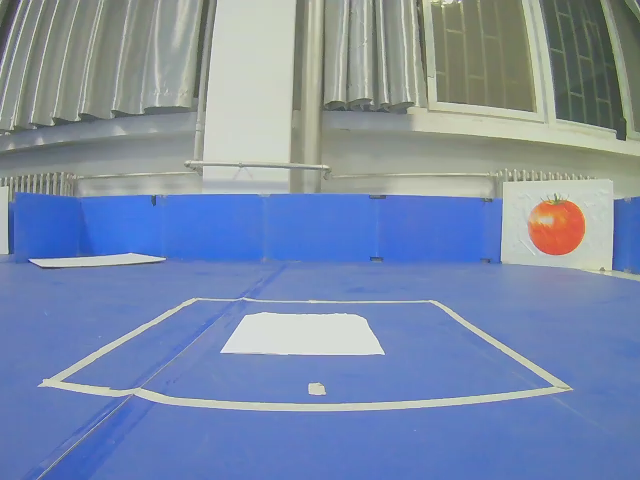
#> input picture my_try/image/bd_high.png, 640 x 480 px, given in place of 最后录制.mp4, which was not available
$ python show_gray_gaussian_canny_ipm_morphology_roi.py
#> lines starting #> are read from the running program, lines starting #| are printed output that depends on the picture; after the words box and inside, x2 and y2 are one past the last pixel; in counts of white or black regions, pixels touching at a corner belong together; pictures that were not available may be replaced by others from this repository, and a replacement may not be noted
import cv2
import numpy as np

# --- 参数配置区 ---
# 输入视频的路径 (请确保视频文件与此脚本在同一目录下, 或提供完整路径)
VIDEO_PATH = '/home/lby/CURSOR/follow_line/my_try/图像预处理/视频和图片/拉窗帘原始视频（平视）/最后录制.mp4'
# 高斯模糊参数
GAUSSIAN_KERNEL_SIZE = (5, 5)  # 高斯核大小
GAUSSIAN_SIGMA_X = 0  # 标准差，0表示根据核大小自动计算
# Canny边缘检测参数
CANNY_LOW_THRESHOLD = 50
CANNY_HIGH_THRESHOLD = 150
# 图像翻转参数
PERFORM_HORIZONTAL_FLIP = True  # 是否执行水平翻转
# 逆透视变换矩阵（从鸟瞰图坐标到原始图像坐标的映射）
INVERSE_PERSPECTIVE_MATRIX = np.array([
    [-3.365493,  2.608984, -357.317062],
    [-0.049261,  1.302389, -874.095796],
    [ 0.000029,  0.007556,   -4.205510]
], dtype=np.float32)
# 形态学操作的卷积核
DILATE_KERNEL = np.ones((15, 15), np.uint8)  # 较大的核用于膨胀，强力连接断点
ERODE_KERNEL = np.ones((7, 7), np.uint8)   # 较小的核用于腐蚀，精细去除噪点
# 在IPM鸟瞰图上进行分析的ROI区域参数
IPM_ROI_Y = 240  # ROI起始Y坐标
IPM_ROI_H = 240  # ROI高度
IPM_ROI_X = 0    # ROI起始X坐标
IPM_ROI_W = 640  # ROI宽度

# --- 可视化开关 ---
# 设置为 True 来显示对应的处理阶段窗口，设置为 False 来隐藏
SHOW_ORIGINAL = False
SHOW_GRAYSCALE = False
SHOW_GAUSSIAN = False
SHOW_CANNY = False
SHOW_IPM_RAW = False        # 显示原始的、未经形态学处理的鸟瞰图
SHOW_IPM_MORPHED = False     # 显示经过形态学处理后的完整鸟瞰图
SHOW_FINAL_ROI = True       # 显示最终用于分析的ROI区域

def process_video():
    """
    加载视频，将每一帧转换为灰度图，并同时显示原始帧和灰度帧
    """
    # 计算正向透视变换矩阵（从原始图像坐标到鸟瞰图坐标的映射）
    try:
        forward_perspective_matrix = np.linalg.inv(INVERSE_PERSPECTIVE_MATRIX)
    except np.linalg.LinAlgError:
        print("错误: 提供的矩阵是奇异矩阵, 无法求逆。请检查矩阵参数。")
        return

    # 打开视频文件
    cap = cv2.VideoCapture(VIDEO_PATH)
    if not cap.isOpened():
        print(f"错误: 无法打开视频文件 '{VIDEO_PATH}'")
        return

    # 获取视频的帧率(FPS)并计算帧间延迟
    fps = cap.get(cv2.CAP_PROP_FPS)
    if fps == 0:
        print("警告: 无法获取视频帧率, 将默认使用30 FPS。")
        fps = 30
    delay = int(1000 / fps)

    print("视频处理已启动... 按 'q' 键退出。")

    while True:
        # 读取一帧
        ret, frame = cap.read()
#> frame is the input picture: shape (480, 640, 3); mean B, G, R 169.2, 140.9, 124
        if not ret:
            print("视频播放结束。")
            break

        # 执行水平翻转（如果启用）
        if PERFORM_HORIZONTAL_FLIP:
            frame = cv2.flip(frame, 1)
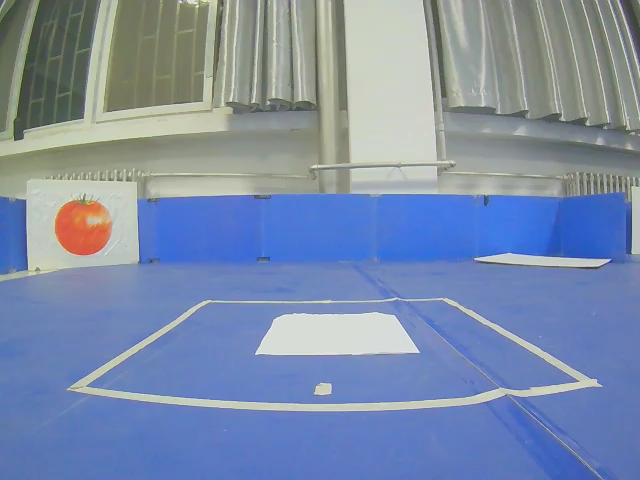
#> frame: shape (480, 640, 3); mean B, G, R 169.2, 140.9, 124

        # 将原始帧转换为灰度图
        gray_frame = cv2.cvtColor(frame, cv2.COLOR_BGR2GRAY)
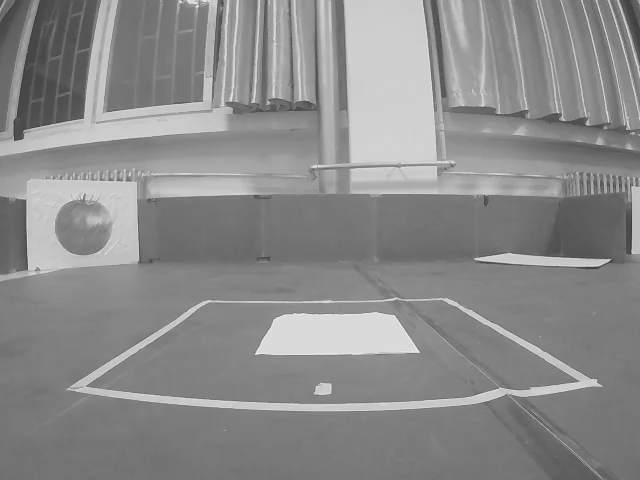
#> gray_frame: shape (480, 640); min 50, max 244, mean 139.1

        # 对灰度图应用高斯模糊
        blurred_frame = cv2.GaussianBlur(gray_frame, GAUSSIAN_KERNEL_SIZE, GAUSSIAN_SIGMA_X)

        # 应用Canny边缘检测
        canny_edges = cv2.Canny(blurred_frame, CANNY_LOW_THRESHOLD, CANNY_HIGH_THRESHOLD)
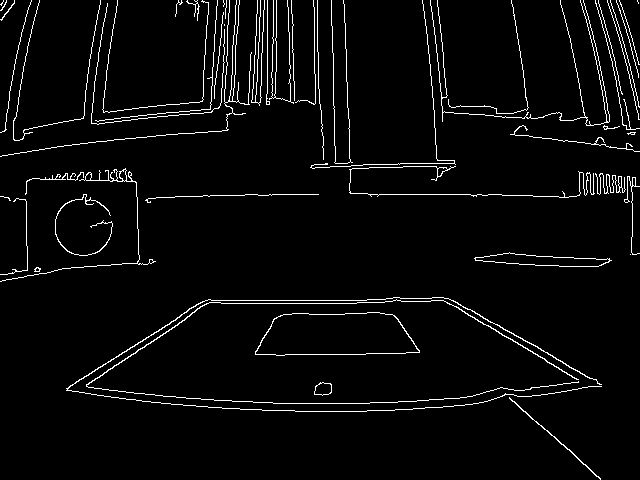
#> canny_edges: shape (480, 640); 3.7% white in thin lines or dots

        # 应用逆透视变换（使用正向变换矩阵生成鸟瞰图）
        height, width = frame.shape[:2]
#> height = 480; width = 640
        ipm_frame = cv2.warpPerspective(canny_edges, forward_perspective_matrix, (width, height))
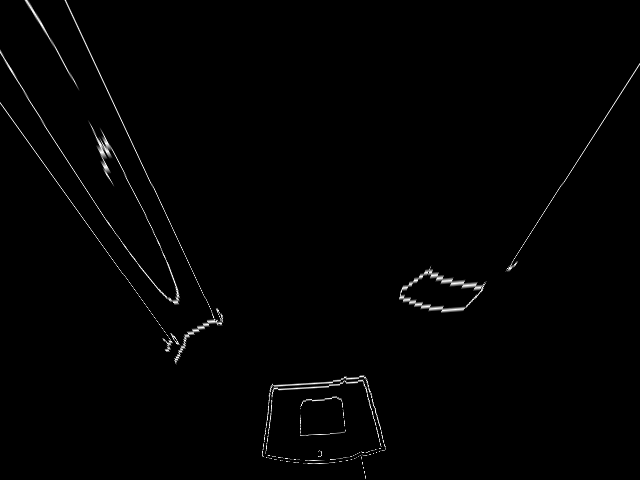
#> ipm_frame: shape (480, 640); min 0, max 255, mean 2.4

        # 对完整鸟瞰图应用形态学闭运算（先膨胀后腐蚀）
        dilated_frame = cv2.dilate(ipm_frame, DILATE_KERNEL)
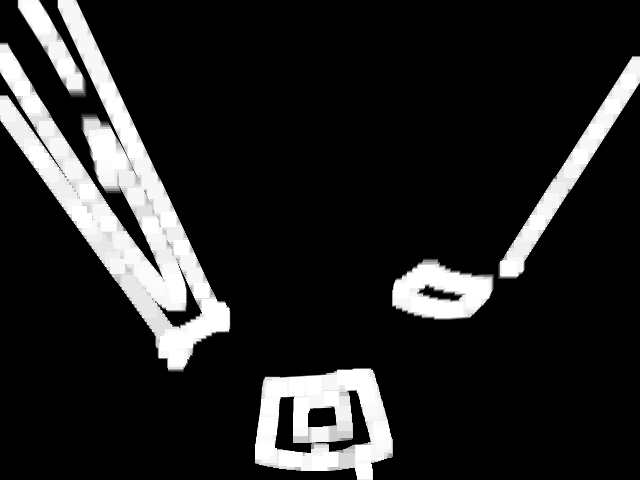
#> dilated_frame: shape (480, 640); min 0, max 255, mean 36.5
        morphed_full_ipm = cv2.erode(dilated_frame, ERODE_KERNEL)
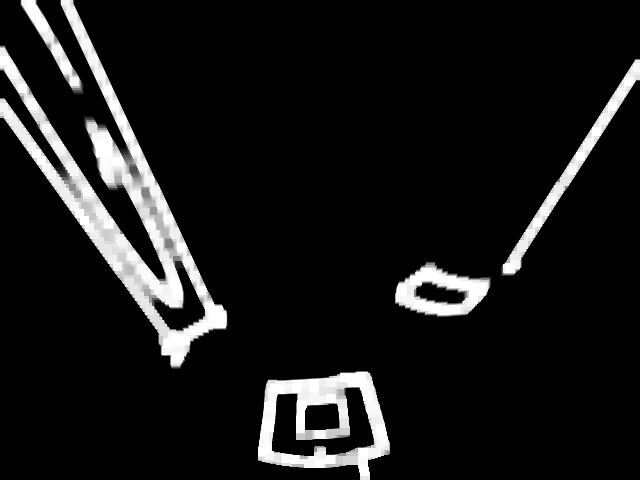
#> morphed_full_ipm: shape (480, 640); min 0, max 255, mean 23.8

        # 从处理后的鸟瞰图中截取ROI区域
        final_roi_frame = morphed_full_ipm[IPM_ROI_Y:IPM_ROI_Y + IPM_ROI_H, IPM_ROI_X:IPM_ROI_X + IPM_ROI_W]

        # 显示原始帧、灰度帧、高斯模糊后的帧、Canny边缘检测结果、原始鸟瞰图、形态学处理后的完整鸟瞰图和最终ROI
        if SHOW_ORIGINAL:
            cv2.imshow('Original Frame', frame)
        if SHOW_GRAYSCALE:
            cv2.imshow('Grayscale Frame', gray_frame)
        if SHOW_GAUSSIAN:
            cv2.imshow('Gaussian Blurred Frame', blurred_frame)
        if SHOW_CANNY:
            cv2.imshow('Canny Edges', canny_edges)
        if SHOW_IPM_RAW:
            cv2.imshow('IPM Bird-eye View', ipm_frame)
        if SHOW_IPM_MORPHED:
            cv2.imshow('Morphed Full IPM', morphed_full_ipm)
        if SHOW_FINAL_ROI:
            # 对ROI区域进行最终的二值化处理，确保是纯黑白图像
            # 灰度值大于5，就认为是白色
            _, binary_roi_frame = cv2.threshold(final_roi_frame, 5, 255, cv2.THRESH_BINARY)
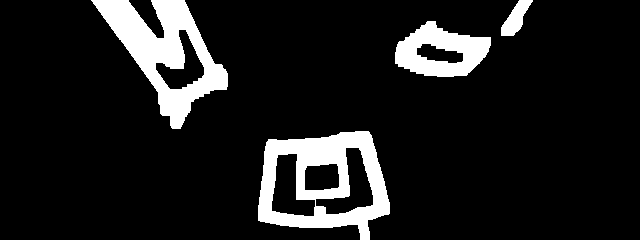
#> binary_roi_frame: shape (240, 640); 11.4% white; 4 white regions, box (x1, y1, x2, y2) and area: (258, 131, 390, 240) 6993, (91, 0, 228, 129) 6868, (395, 21, 491, 77) 3123, (501, 0, 533, 36) 575
            cv2.imshow('Final ROI', binary_roi_frame)

        # 等待按键，'q'键用于退出
        if cv2.waitKey(delay) & 0xFF == ord('q'):
#> (key q is pressed here)
            break

    # 释放资源
    cap.release()
    cv2.destroyAllWindows()
    print("程序已退出。")

if __name__ == '__main__':
    process_video()

$ run again, on my_try/image/bd_low.png
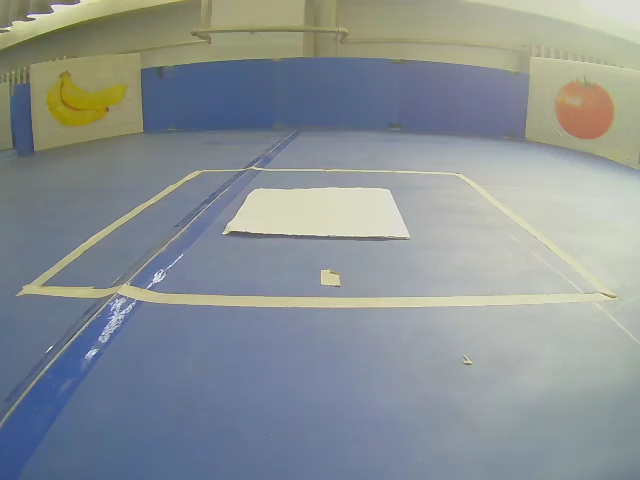
#> input picture my_try/image/bd_low.png, 640 x 480 px, given in place of 最后录制.mp4, which was not available
#> in process_video, frame is the input picture: shape (480, 640, 3); mean B, G, R 148.5, 146.2, 138.9
#> in process_video, `canny_edges = cv2.Canny(blurred_frame, CANNY_LOW_THRESHOLD, CANNY_HIGH..`:
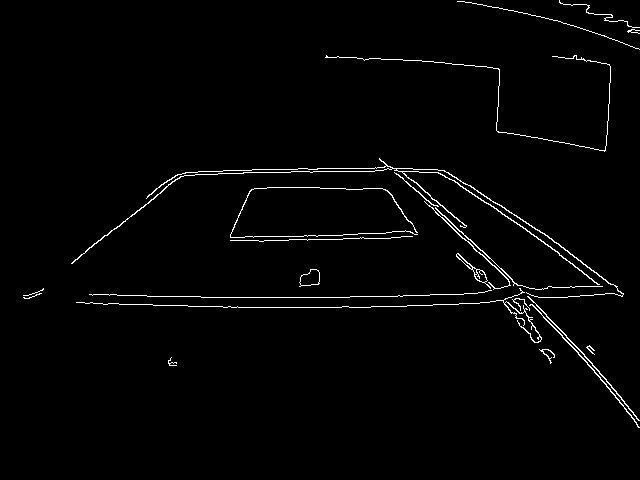
#> canny_edges: shape (480, 640); 1.8% white in thin lines or dots, all inside (x1, y1, x2, y2) = (23, 0, 640, 428)
#> in process_video, `_, binary_roi_frame = cv2.threshold(final_roi_frame, 5, 255, cv2.THRES..`:
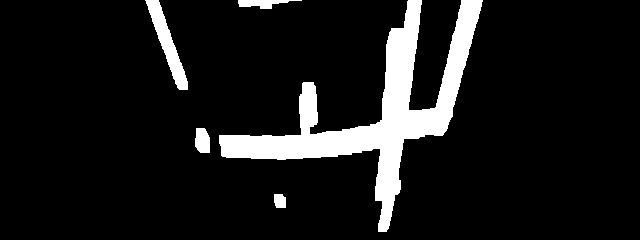
#> binary_roi_frame: shape (240, 640); 10% white; 5 white regions, box (x1, y1, x2, y2) and area: (219, 0, 483, 232) 13303, (145, 0, 188, 90) 1189, (195, 128, 210, 153) 323, (238, 0, 302, 9) 320, (274, 194, 286, 208) 153
